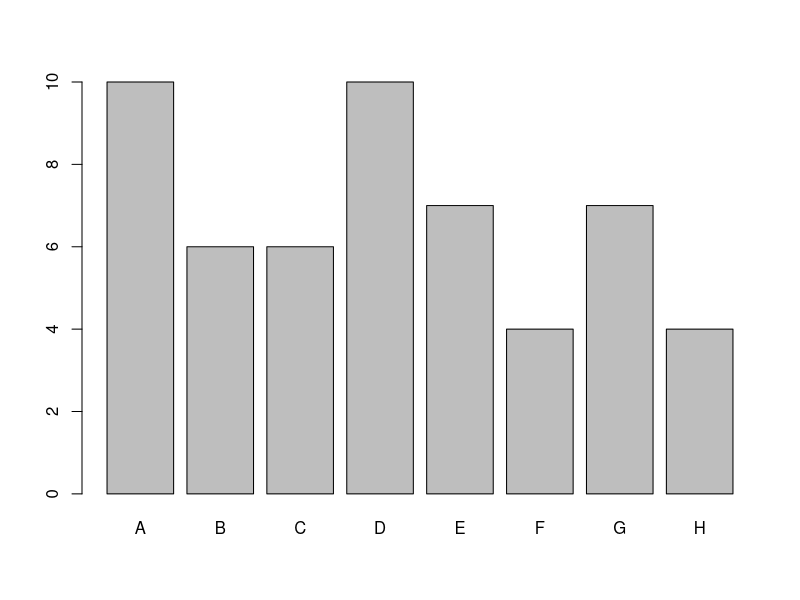
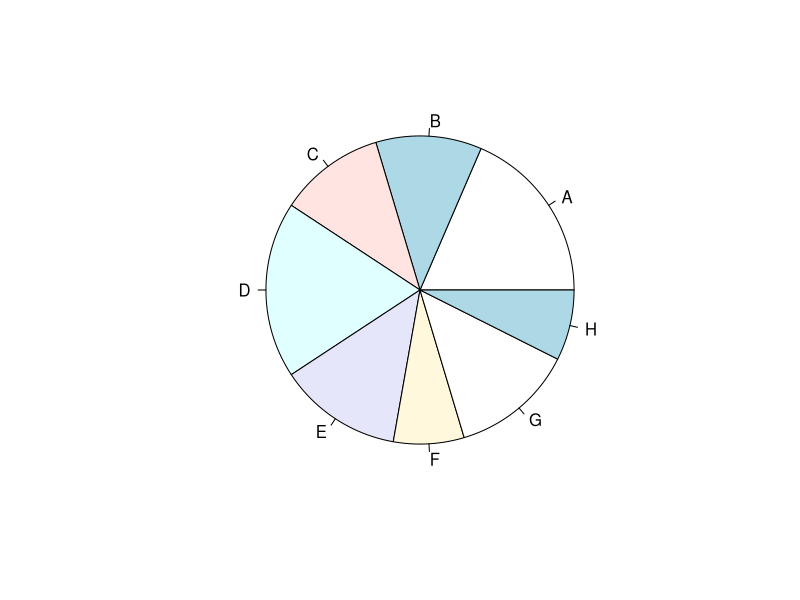
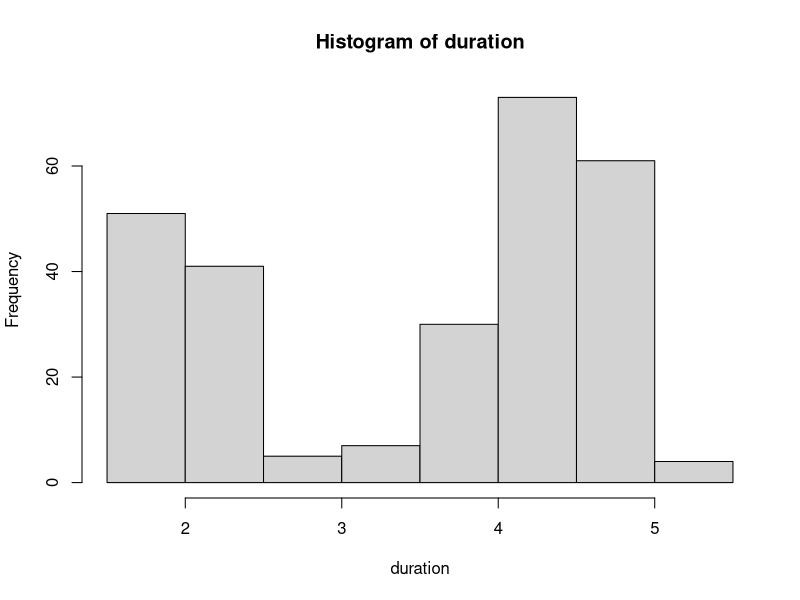
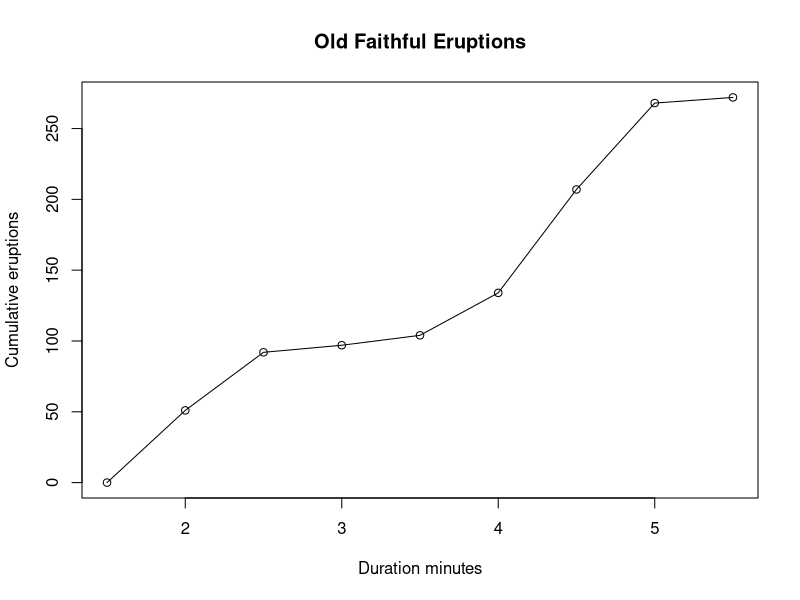
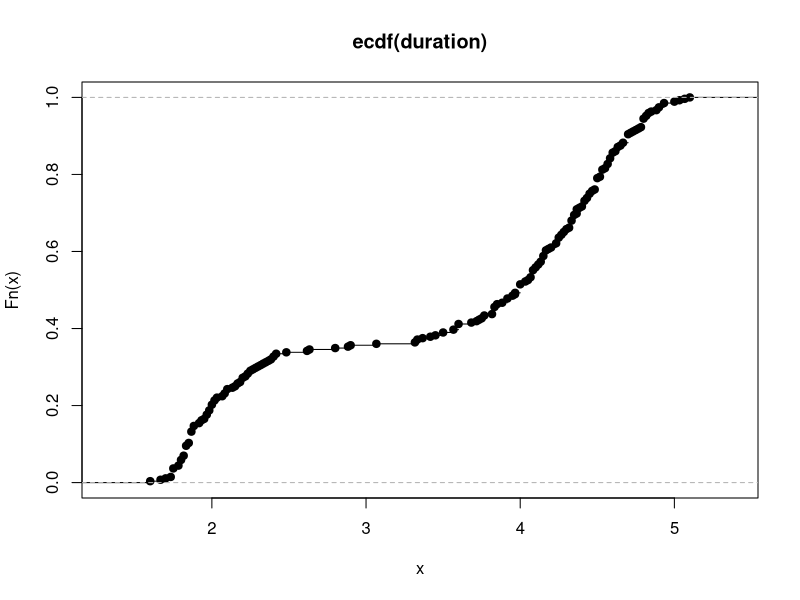
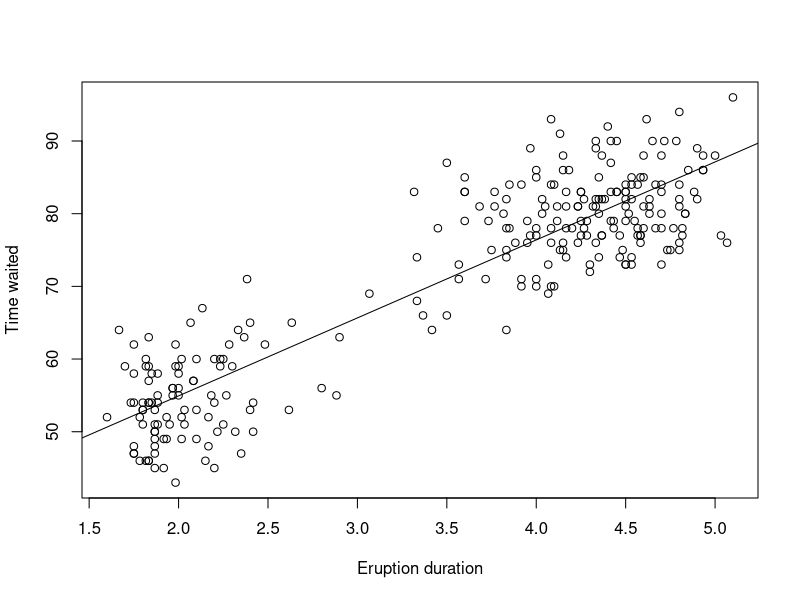
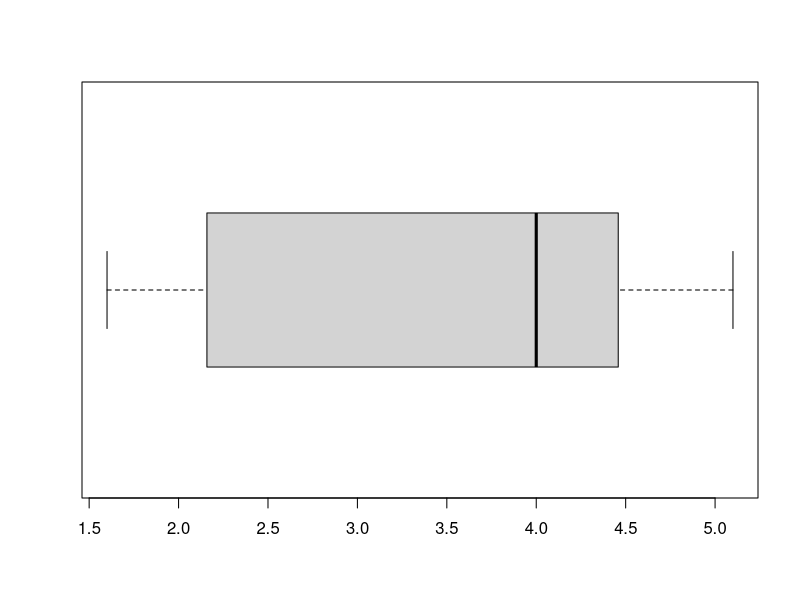

Source code (R) for these figures, in order:
library(MASS)
painters

painters$School
class(painters)
class(painters$School)

school.freq = table(painters$School)
school.freq
class(school.freq)

cbind(school.freq)

a <- c("Sometimes","Sometimes","Never","Always","Always","Sometimes","Sometimes","Never")
b <- c("Maybe","Maybe","Yes","Maybe","Maybe","No","Yes","No")
results <- table(a,b)
results

school.relfreq = school.freq / nrow(painters)
school.relfreq

barplot(school.freq)
pie(school.freq)


school = painters$School
c_school = school == "C"
c_painters = painters[c_school, ]
c_painters
mean(c_painters$Composition, na.rm=FALSE)

head(faithful)

range(faithful$eruptions)

breaks = seq(1.5, 5.5, by=0.5)
breaks
cut(range(faithful$eruptions), breaks, right=FALSE)

duration = faithful$eruptions 
hist(duration, right=FALSE)

duration.relfreq = table(cut(duration, breaks, right=FALSE)) / nrow(faithful)
cbind(duration.relfreq)

duration.cumfreq = cumsum(table(cut(duration, breaks, right=FALSE)))
cbind(duration.cumfreq)

duration.cumfreq = cumsum(table(cut(duration, breaks, right=FALSE)))
cbind(duration.cumfreq)

cumfreq0 = c(0, cumsum(table(cut(duration, breaks, right=FALSE)))) 
plot(breaks, cumfreq0, main="Old Faithful Eruptions",xlab="Duration minutes",  ylab="Cumulative eruptions")   # y−axis label 
lines(breaks, cumfreq0)

aa = ecdf(duration)
plot(aa)

duration = faithful$eruptions 
stem(duration)

duration = faithful$eruptions 
waiting = faithful$waiting
head(cbind(duration, waiting))
plot(duration, waiting, xlab="Eruption duration", ylab="Time waited")

abline(lm(waiting ~ duration))

duration = faithful$eruptions 
mean(duration)
median(duration)

quantile(duration)
quantile(duration,c(.32))

range(duration)
IQR(duration)

boxplot(duration, horizontal=TRUE)

var(duration)

sd(duration)